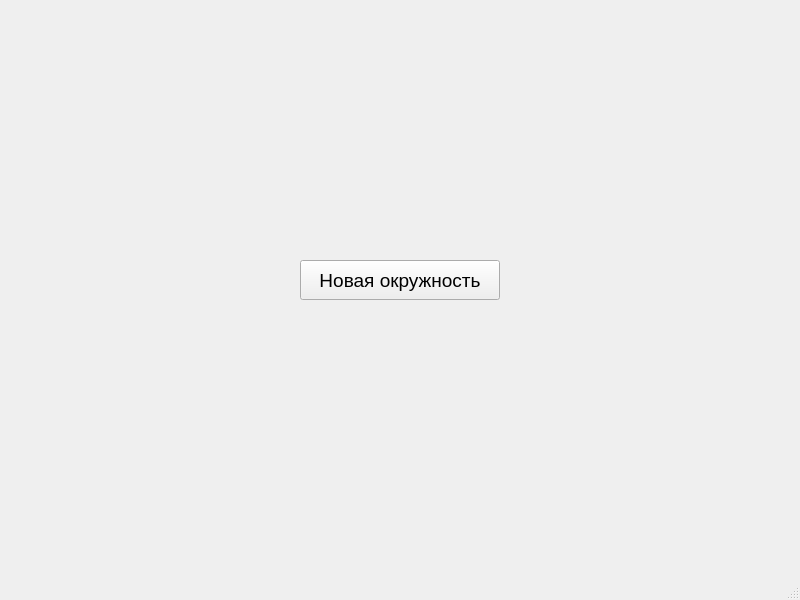
<?xml version="1.0" encoding="UTF-8"?>
<ui version="4.0">
 <class>MainWindow</class>
 <widget class="QMainWindow" name="MainWindow">
  <property name="geometry">
   <rect>
    <x>0</x>
    <y>0</y>
    <width>800</width>
    <height>600</height>
   </rect>
  </property>
  <property name="windowTitle">
   <string>MainWindow</string>
  </property>
  <widget class="QWidget" name="centralwidget">
   <widget class="QPushButton" name="pushButton">
    <property name="geometry">
     <rect>
      <x>300</x>
      <y>260</y>
      <width>200</width>
      <height>40</height>
     </rect>
    </property>
    <property name="font">
     <font>
      <pointsize>14</pointsize>
     </font>
    </property>
    <property name="text">
     <string>Новая окружность</string>
    </property>
   </widget>
  </widget>
  <widget class="QMenuBar" name="menubar">
   <property name="geometry">
    <rect>
     <x>0</x>
     <y>0</y>
     <width>800</width>
     <height>21</height>
    </rect>
   </property>
  </widget>
  <widget class="QStatusBar" name="statusbar"/>
 </widget>
 <resources/>
 <connections/>
</ui>
